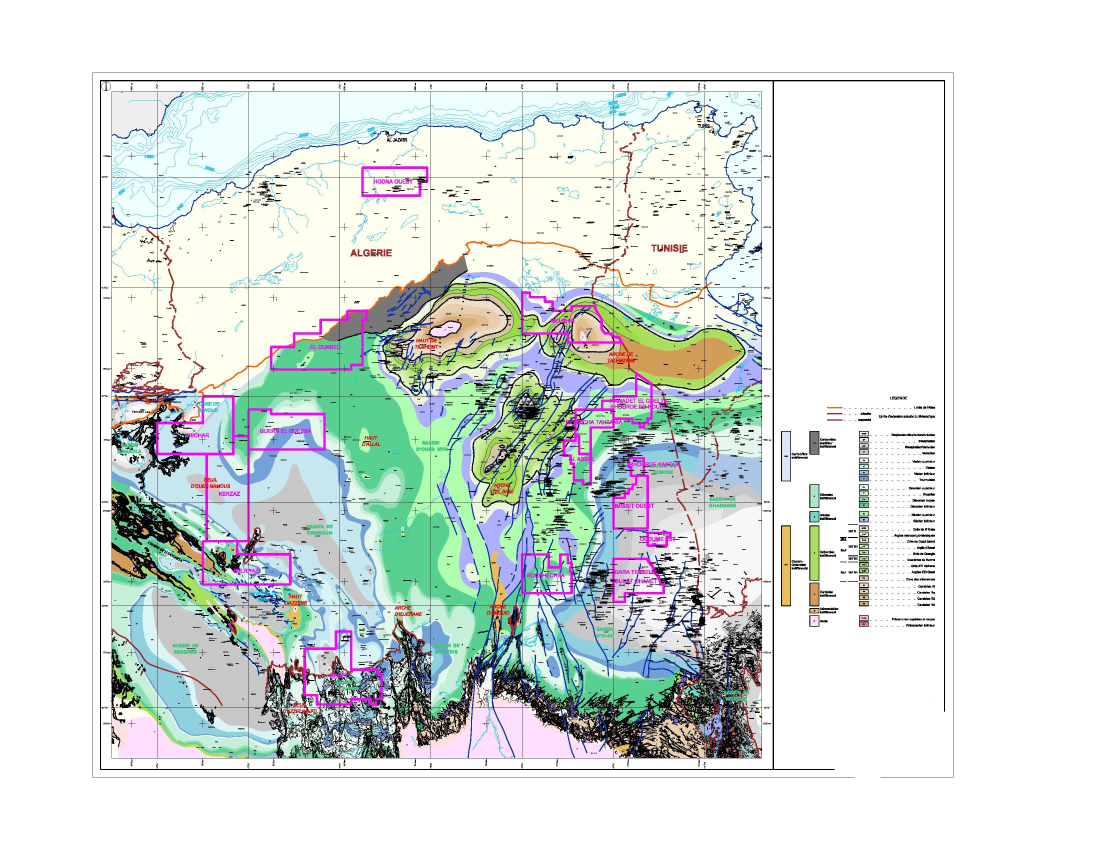
#> input picture web/backend/media/default-dataset/00002.jpg, 3300 x 2550 px (shown at 1/3 size)
$ python -i extractors.py   (imports and definitions only)
#> lines starting #> are read from the running program, lines starting #| are printed output that depends on the picture
from imagededup.methods import CNN, PHash, AHash, DHash, WHash
from sklearn.metrics.pairwise import cosine_similarity
import cv2


class Encoder():
    """ TODO
    """
    def __init__(self, encoding: str = "mobilenet"):
        self.encoding = encoding
        if self.encoding == "mobilenet":
            self.encoder = CNN()
            self.metric = cosine_similarity
            self.out_features = 1024
        elif self.encoding == "orb":
            self.encoder = Orb()
            self.metric = self.encoder.score
            self.out_features = 0
        elif self.encoding == "phash":
            self.encoder = PHash()
            self.metric = self.encoder.hamming_distance
        elif self.encoding == "ahash":
            self.encoder = AHash()
            self.metric = self.encoder.hamming_distance
        elif self.encoding == "dhash":
            self.encoder = DHash()
            self.metric = self.encoder.hamming_distance
        elif self.encoding == "whash":
            self.encoder = WHash()
            self.metric = self.encoder.hamming_distance

    def __call__(self, path):
        return self.encoder.encode_image(image_file=path)


class Orb():
    """ TODO
    """
    def __init__(self):
        self.sift = cv2.ORB_create(nfeatures=500)

    def encode_image(self, image_file: str):
#> called with image_file = '../../../media/default-dataset/00002.jpg'
        img = cv2.imread(image_file)
#> img is the input picture: shape (2550, 3300, 3); mean B, G, R 222.8, 226.1, 219.1
        gray = cv2.cvtColor(img, cv2.COLOR_BGR2GRAY)
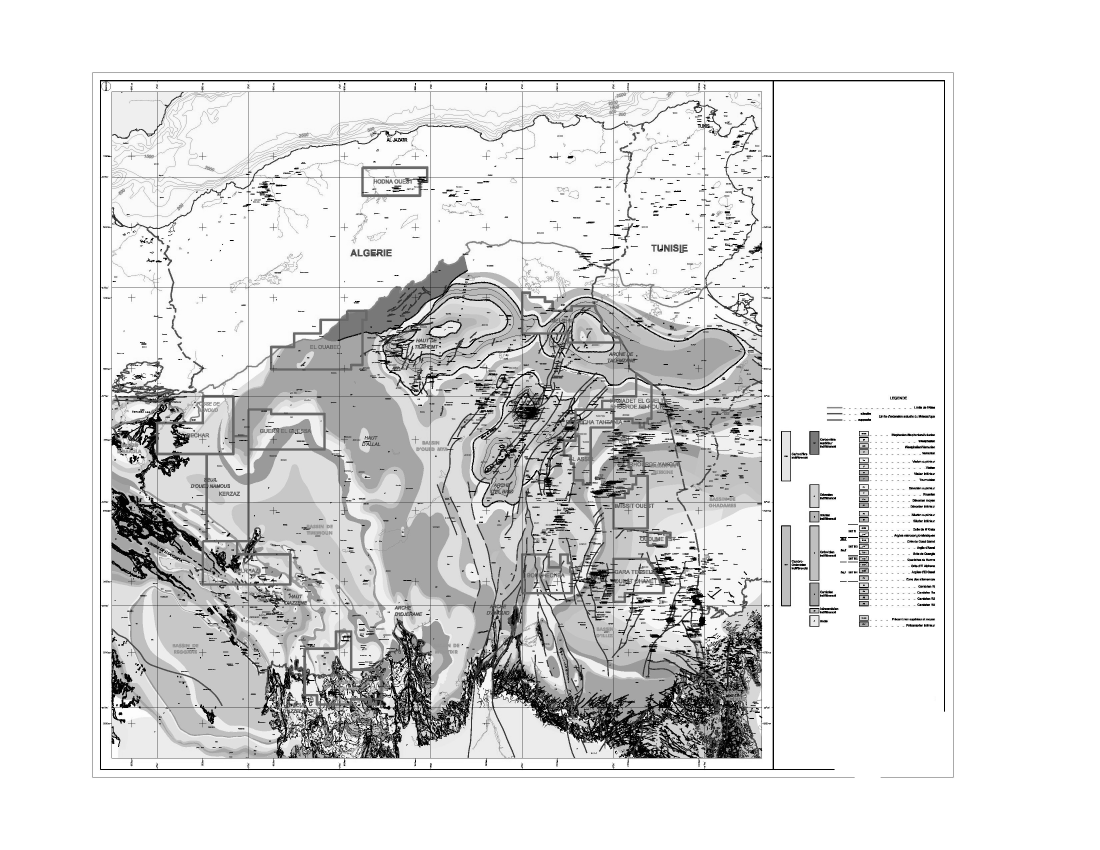
#> gray: shape (2550, 3300) (shown at 1/3 size); min 0, max 255, mean 223.7
        gray = cv2.resize(gray, (512, 512))
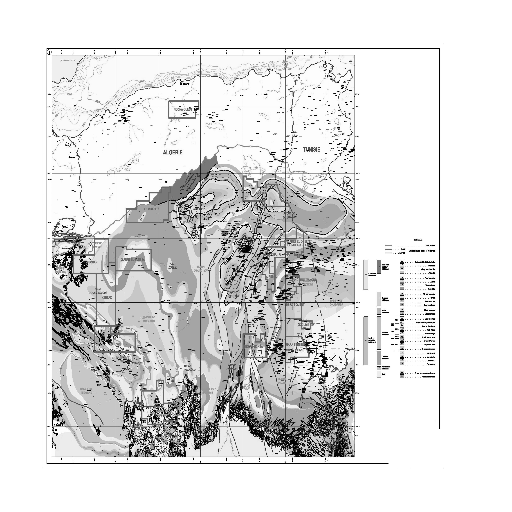
#> gray: shape (512, 512); min 0, max 255, mean 223.9
        _, descriptor = self.sift.detectAndCompute(gray, None)
        return descriptor

    def score(self, descriptor_1, descriptor_2):
        bf = cv2.BFMatcher()
        matches = bf.knnMatch(descriptor_1, descriptor_2, k=2)

        good = []
        for m, n in matches:
            if m.distance < 0.85*n.distance:
                good.append([m])
        return len(good)

>>> result = Orb().encode_image('../../../media/default-dataset/00002.jpg')
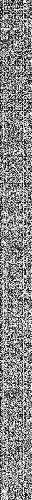
#> result: shape (500, 32); min 0, max 255, mean 135.5

$ run again, on web/backend/media/default-dataset/00004.jpg
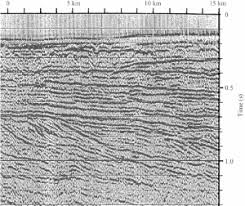
#> input picture web/backend/media/default-dataset/00004.jpg, 245 x 206 px
#> in encode_image, img is the input picture: shape (206, 245, 3); min 0, max 255, mean 179.4
#> in encode_image, `gray = cv2.resize(gray, (512, 512))`:
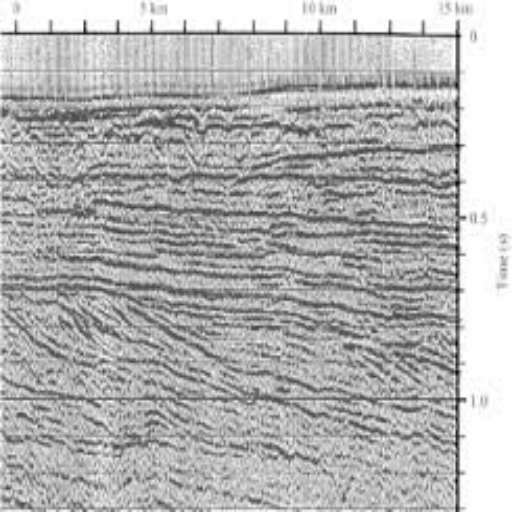
#> gray: shape (512, 512); min 6, max 255, mean 179.3
#> `result = Orb().encode_image('../../../media/default-dataset/00002.jpg')`:
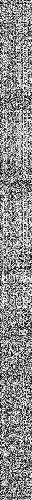
#> result: shape (500, 32); min 0, max 255, mean 139.6

$ run again, on web/backend/media/default-dataset/00009.jpg
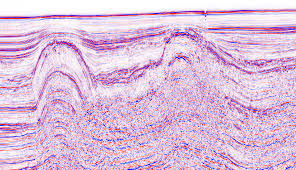
#> input picture web/backend/media/default-dataset/00009.jpg, 296 x 170 px
#> in encode_image, img is the input picture: shape (170, 296, 3); mean B, G, R 219.4, 190.4, 220.5
#> in encode_image, `gray = cv2.resize(gray, (512, 512))`:
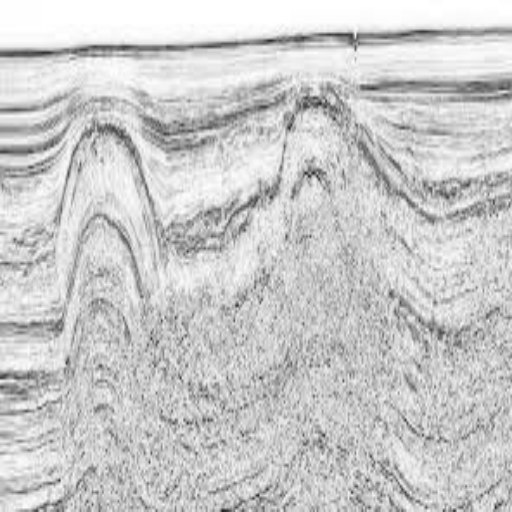
#> gray: shape (512, 512); min 35, max 255, mean 202.6
#> `result = Orb().encode_image('../../../media/default-dataset/00002.jpg')`:
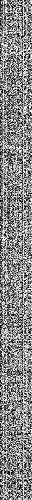
#> result: shape (500, 32); min 0, max 255, mean 135
